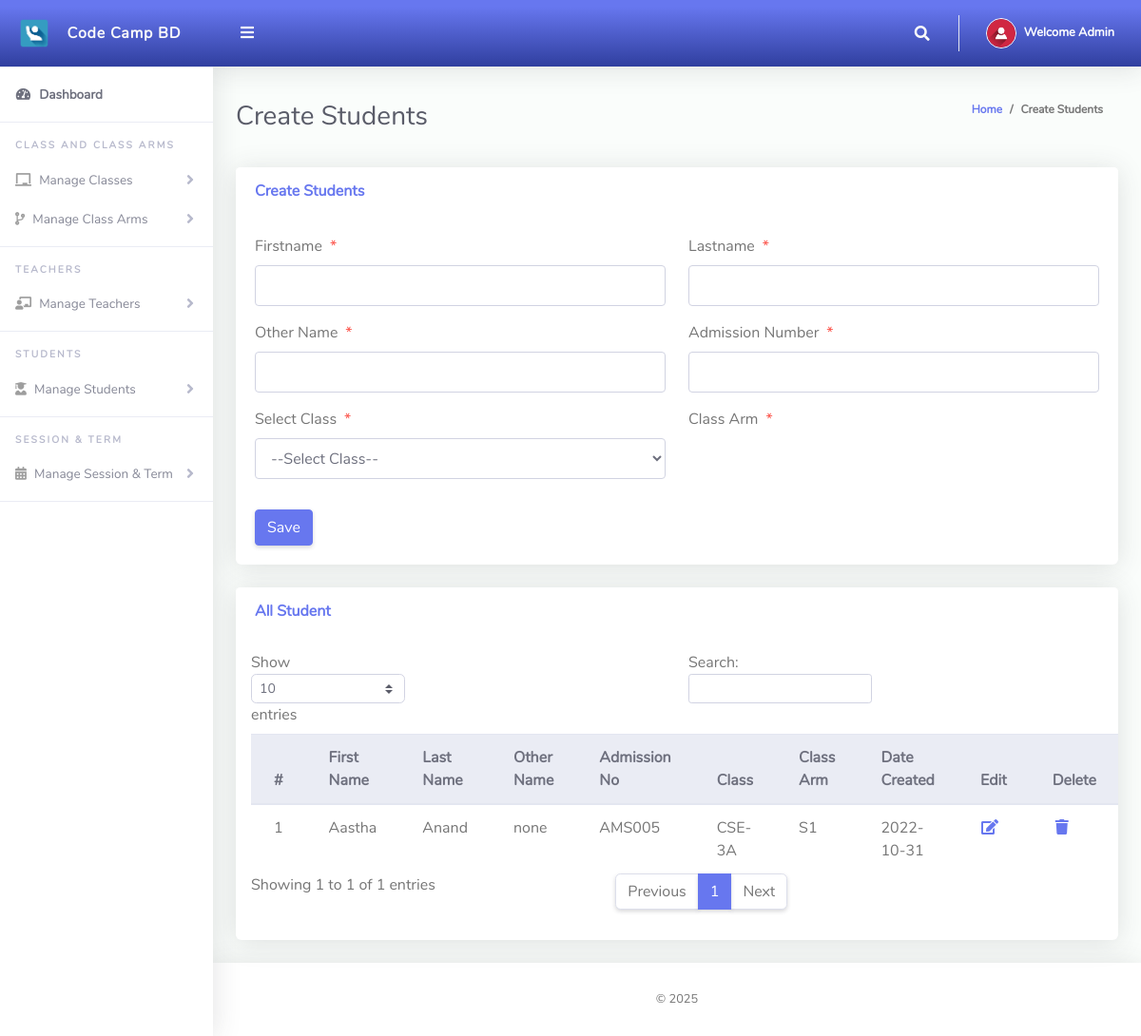
Page /Admin/createStudents.php (signed in) on the committed database.
### tables this page shows
CREATE TABLE `tblstudents` (
  `Id` int(10) NOT NULL AUTO_INCREMENT,
  `firstName` varchar(255) NOT NULL,
  `lastName` varchar(255) NOT NULL,
  `otherName` varchar(255) NOT NULL,
  `admissionNumber` varchar(255) NOT NULL,
  `password` varchar(50) NOT NULL,
  `classId` varchar(10) NOT NULL,
  `classArmId` varchar(10) NOT NULL,
  `dateCreated` varchar(50) NOT NULL,
  PRIMARY KEY (`Id`)
);

CREATE TABLE `tblclass` (
  `Id` int(10) NOT NULL AUTO_INCREMENT,
  `className` varchar(255) NOT NULL,
  PRIMARY KEY (`Id`)
);

CREATE TABLE `tblclassarms` (
  `Id` int(10) NOT NULL AUTO_INCREMENT,
  `classId` varchar(10) NOT NULL,
  `classArmName` varchar(255) NOT NULL,
  `isAssigned` varchar(10) NOT NULL,
  PRIMARY KEY (`Id`)
);

### Admin/createStudents.php (the view, shortened to what this page needs)
<?php
include '../Includes/dbcon.php';
?>
<!DOCTYPE html>
<html lang="en">
<head>
  <link href="../vendor/fontawesome-free/css/all.min.css" rel="stylesheet" type="text/css">
  <link href="../vendor/bootstrap/css/bootstrap.min.css" rel="stylesheet" type="text/css">
  <link href="css/ruang-admin.min.css" rel="stylesheet">
</head>
<body id="page-top">
  <div id="wrapper">
      <?php include "Includes/sidebar.php";?>
    <div id="content-wrapper" class="d-flex flex-column">
      <div id="content">
       <?php include "Includes/topbar.php";?>
        <div class="container-fluid" id="container-wrapper">
          <div class="d-sm-flex align-items-center justify-content-between mb-4">
            <h1 class="h3 mb-0 text-gray-800">Create Students</h1>
            <ol class="breadcrumb">
              <li class="breadcrumb-item"><a href="./">Home</a></li>
              <li class="breadcrumb-item active" aria-current="page">Create Students</li>
            </ol>
          </div>
          <div class="row">
            <div class="col-lg-12">
              <div class="card mb-4">
                <div class="card-header py-3 d-flex flex-row align-items-center justify-content-between">
                  <h6 class="m-0 font-weight-bold text-primary">Create Students</h6>
                </div>
                <div class="card-body">
                  <form method="post">
                   <div class="form-group row mb-3">
                        <div class="col-xl-6">
                        <label class="form-control-label">Firstname<span class="text-danger ml-2">*</span></label>
                        <input type="text" class="form-control" name="firstName" value="<?php echo $row['firstName'];?>" id="exampleInputFirstName" >
                        </div>
                        <div class="col-xl-6">
                        <label class="form-control-label">Lastname<span class="text-danger ml-2">*</span></label>
                      <input type="text" class="form-control" name="lastName" value="<?php echo $row['lastName'];?>" id="exampleInputFirstName" >
                        </div>
                    </div>
                     <div class="form-group row mb-3">
                        <div class="col-xl-6">
                        <label class="form-control-label">Other Name<span class="text-danger ml-2">*</span></label>
                        <input type="text" class="form-control" name="otherName" value="<?php echo $row['otherName'];?>" id="exampleInputFirstName" >
                        </div>
                        <div class="col-xl-6">
                        <label class="form-control-label">Admission Number<span class="text-danger ml-2">*</span></label>
                      <input type="text" class="form-control" required name="admissionNumber" value="<?php echo $row['admissionNumber'];?>" id="exampleInputFirstName" >
                        </div>
                    </div>
                    <div class="form-group row mb-3">
                        <div class="col-xl-6">
                        <label class="form-control-label">Select Class<span class="text-danger ml-2">*</span></label>
                         <?php
                        $qry= "SELECT * FROM tblclass ORDER BY className ASC";
                        $result = $conn->query($qry);
                        $num = $result->num_rows;
                        if ($num > 0){
                          echo ' <select required name="classId" onchange="classArmDropdown(this.value)" class="form-control mb-3">';
                          echo'<option value="">--Select Class--</option>';
                                  echo '</select>';
                              }
                            ?>
                        </div>
                        <div class="col-xl-6">
                        <label class="form-control-label">Class Arm<span class="text-danger ml-2">*</span></label>
                        </div>
                    </div>
                      <?php
                    if (isset($Id))
                    {
                    ?>
                    <button type="submit" name="update" class="btn btn-warning">Update</button>
                    &nbsp;&nbsp;&nbsp;&nbsp;&nbsp;&nbsp;&nbsp;&nbsp;&nbsp;&nbsp;
                    <?php
                    } else {
                    ?>
                    <button type="submit" name="save" class="btn btn-primary">Save</button>
                    <?php
                    }
                    ?>
                  </form>
                </div>
              </div>
                 <div class="row">
              <div class="col-lg-12">
              <div class="card mb-4">
                <div class="card-header py-3 d-flex flex-row align-items-center justify-content-between">
                  <h6 class="m-0 font-weight-bold text-primary">All Student</h6>
                </div>
                <div class="table-responsive p-3">
                  <table class="table align-items-center table-flush table-hover" id="dataTableHover">
                    <thead class="thead-light">
                      <tr>
                        <th>#</th>
                        <th>First Name</th>
                        <th>Last Name</th>
                        <th>Other Name</th>
                        <th>Admission No</th>
                        <th>Class</th>
                        <th>Class Arm</th>
                        <th>Date Created</th>
                         <th>Edit</th>
                        <th>Delete</th>
                      </tr>
                    </thead>
                    <tbody>
                  <?php
                      $query = "SELECT tblstudents.Id,tblclass.className,tblclassarms.classArmName,tblclassarms.Id AS classArmId,tblstudents.firstName,
                      tblstudents.lastName,tblstudents.otherName,tblstudents.admissionNumber,tblstudents.dateCreated
                      FROM tblstudents
                      INNER JOIN tblclass ON tblclass.Id = tblstudents.classId
                      INNER JOIN tblclassarms ON tblclassarms.Id = tblstudents.classArmId";
                      $rs = $conn->query($query);
                      $num = $rs->num_rows;
                      $sn=0;
                      if($num > 0)
                      {
                        while ($rows = $rs->fetch_assoc())
                          {
                             $sn = $sn + 1;
                            echo"
                              <tr>
                                <td>".$sn."</td>
                                <td>".$rows['firstName']."</td>
                                <td>".$rows['lastName']."</td>
                                <td>".$rows['otherName']."</td>
                                <td>".$rows['admissionNumber']."</td>
                                <td>".$rows['className']."</td>
                                <td>".$rows['classArmName']."</td>
                                 <td>".$rows['dateCreated']."</td>
                                <td><a href='?action=edit&Id=".$rows['Id']."'><i class='fas fa-fw fa-edit'></i></a></td>
                                <td><a href='?action=delete&Id=".$rows['Id']."'><i class='fas fa-fw fa-trash'></i></a></td>
                              </tr>";
                          }
                      }
                      else
                      {
                           echo
                           "<div class='alert alert-danger' role='alert'>
                            No Record Found!
                            </div>";
                      }
                      ?>
                    </tbody>
                  </table>
                </div>
              </div>
            </div>
            </div>
          </div>
        </div>
      </div>
       <?php include "Includes/footer.php";?>
    </div>
  </div>
</body>
</html>

### Admin/Includes/topbar.php (shortened to what this page needs)
<?php
  $query = "SELECT * FROM tbladmin WHERE Id = ".$_SESSION['userId']."";
  $rs = $conn->query($query);
  $rows = $rs->fetch_assoc();
  $fullName = $rows['firstName']." ".$rows['lastName'];
?>
<nav class="navbar navbar-expand navbar-light bg-gradient-primary topbar mb-4 static-top">
          <button id="sidebarToggleTop" class="btn btn-link rounded-circle mr-3">
            <i class="fa fa-bars"></i>
          </button>
          <ul class="navbar-nav ml-auto">
            <li class="nav-item dropdown no-arrow">
              <a class="nav-link dropdown-toggle" href="#" id="searchDropdown" role="button" data-toggle="dropdown"
                aria-haspopup="true" aria-expanded="false">
                <i class="fas fa-search fa-fw"></i>
              </a>
            </li>
            <li class="nav-item dropdown no-arrow">
              <a class="nav-link dropdown-toggle" href="#" id="userDropdown" role="button" data-toggle="dropdown"
                aria-haspopup="true" aria-expanded="false">
                <img class="img-profile rounded-circle" src="img/user-icn.png" style="max-width: 60px">
                <span class="ml-2 d-none d-lg-inline text-white small"><b>Welcome <?php echo $fullName;?></b></span>
              </a>
            </li>
          </ul>
        </nav>

### rows in the picture
tblstudents: firstName "Aastha", lastName "Anand", otherName "none", admissionNumber "AMS005", classId.className "CSE-3A", classArmId.classArmName "S1", dateCreated "2022-10-31"

### other values in the picture
$fullName "Admin"
